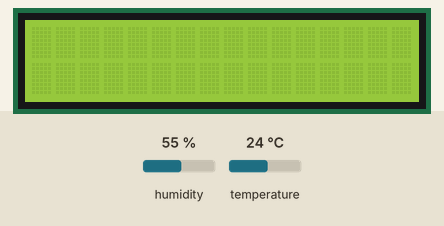
This sketch was run on a simulated Arduino Uno, built with avr-gcc and run on an emulated ATmega328P. Shown: 16×2 character LCD. The test bench sets the inputs (shaded band); at power-on: humidity 55 %, temperature 24 °C.

Above: at 1.2 s.
1.3 s: humidity set to 22 %
At 11.3 s:
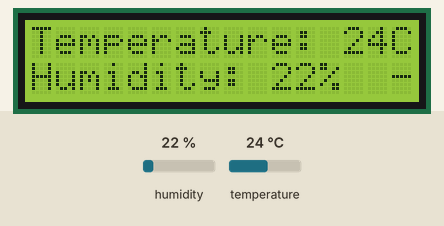
16.2 s: humidity set to 40 %
At 21.3 s:
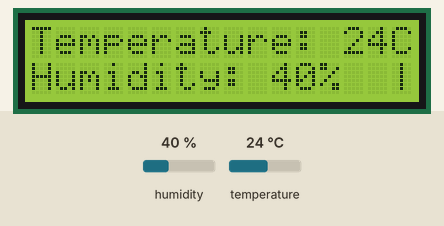
31.1 s: humidity set to 68 %
At 51.5 s:
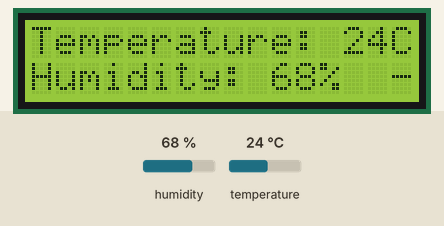
Timing chart, 0 to 52.0 s (numbered marks = the images above; inputs shaded):
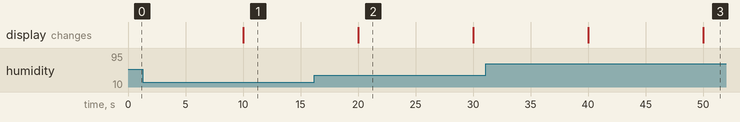

The sketch:

Humidor.ino
```cpp
/*
Humidor manager

Shows current temp and humidity of a sensor

Todo: add button to trigger a spot reading
Todo: make button press switch on LCD for a short time

*/

#include <LiquidCrystal.h>
#include <dht.h>

#define dht_dpin 8 // DHT11 sensor pin
dht DHT;

LiquidCrystal lcd(7, 6, 5, 4, 3, 2);

void setup() {
 // Open serial communications and wait for port to open:
  Serial.begin(9600);

  // start the Ethernet connection and the server:
  lcd.begin(16, 2);
  lcd.clear();
}

long lastCheck=0;
#define CHECKINTERVAL 10000 // ms of check interval

int temperature=0;
int humidity=0;
char tick='-';

void loop() {
  long now=millis();
  if (now-lastCheck>CHECKINTERVAL) {
    DHT.read11(dht_dpin);
    temperature=DHT.temperature;
    humidity=DHT.humidity;
    lastCheck=now;

    lcd.print("Temperature: ");
    lcd.print(temperature);
    lcd.print("C");

    lcd.setCursor(0,1);
    lcd.print("Humidity: ");
    lcd.print(humidity);
    lcd.print("%");

    lcd.setCursor(15,1);
    lcd.write(tick);
    tick=tick=='-'?'|':'-';
  }
}
```

Measured:
- after the input at 1.3 s, the display: changes after 8.7 s (image 1)
- after the input at 16.2 s, the display: changes after 3.8 s (image 2)
- after the input at 31.1 s, the display: first changes after 8.9 s (image 3 shows a later state)
- what the display in image 2 shows lasts 10.0 s, from 20.0 s to 30.0 s
